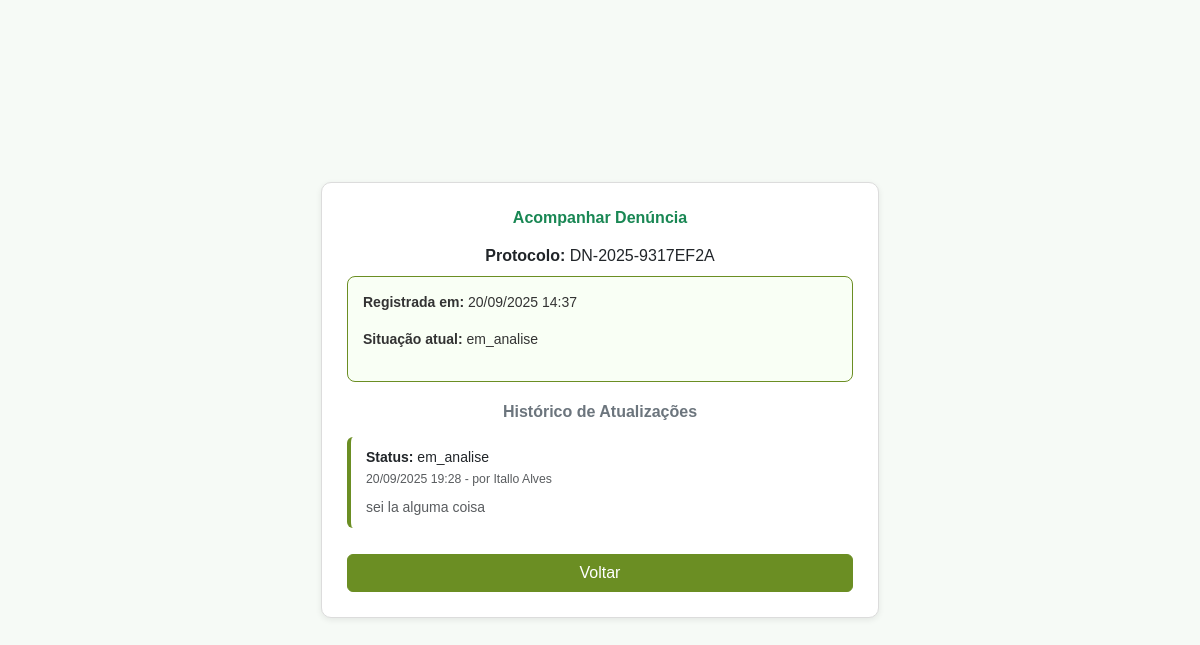
/denuncias/resultado_denuncia.php?protocolo=DN-2025-9317EF2A, run on the app's committed database.
### tables this page shows
CREATE TABLE `denuncias` (
  `id_denuncia` int NOT NULL AUTO_INCREMENT,
  `id_empresa` int NOT NULL,
  `id_filial` int DEFAULT NULL,
  `atos_ilicitos` varchar(40) DEFAULT NULL,
  `conduta` varchar(120) DEFAULT NULL,
  `descumprimento_normas` varchar(30) DEFAULT NULL,
  `tipo_denuncia` varchar(60) DEFAULT NULL,
  `sigilo_informacoes` varchar(60) DEFAULT NULL,
  `onde_ocorreu` text,
  `quando_ocorreu` text,
  `quem_cometeu` text,
  `continua_ocorrendo` text,
  `testemunhas` text,
  `descreva_ocorrido` text,
  `grau_certeza` varchar(120) DEFAULT NULL,
  `protocolo` varchar(120) DEFAULT NULL,
  `termo` tinyint(1) DEFAULT '0',
  `email_notificacao` varchar(255) DEFAULT NULL,
  `status` enum('pendente','em_analise','concluida') DEFAULT 'pendente',
  `created_at` timestamp NULL DEFAULT CURRENT_TIMESTAMP,
  `updated_at` timestamp NULL DEFAULT CURRENT_TIMESTAMP ON UPDATE CURRENT_TIMESTAMP,
  PRIMARY KEY (`id_denuncia`),
  KEY `fk_denuncia_empresa` (`id_empresa`),
  KEY `fk_denuncia_filial` (`id_filial`),
  CONSTRAINT `fk_denuncia_empresa` FOREIGN KEY (`id_empresa`) REFERENCES `empresas` (`id_empresa`) ON DELETE CASCADE ON UPDATE CASCADE,
  CONSTRAINT `fk_denuncia_filial` FOREIGN KEY (`id_filial`) REFERENCES `filiais` (`id_filial`) ON DELETE SET NULL ON UPDATE CASCADE
);

CREATE TABLE `denuncia_historico` (
  `id_historico` int NOT NULL AUTO_INCREMENT,
  `id_denuncia` int NOT NULL,
  `id_usuario` int NOT NULL,
  `status` varchar(20) NOT NULL,
  `observacao` text,
  `created_at` timestamp NULL DEFAULT CURRENT_TIMESTAMP,
  PRIMARY KEY (`id_historico`),
  KEY `id_denuncia` (`id_denuncia`),
  KEY `id_usuario` (`id_usuario`),
  CONSTRAINT `denuncia_historico_ibfk_1` FOREIGN KEY (`id_denuncia`) REFERENCES `denuncias` (`id_denuncia`) ON DELETE CASCADE,
  CONSTRAINT `denuncia_historico_ibfk_2` FOREIGN KEY (`id_usuario`) REFERENCES `usuarios` (`id_usuario`) ON DELETE CASCADE
);

CREATE TABLE `usuarios` (
  `id_usuario` int NOT NULL AUTO_INCREMENT,
  `id_empresa` int NOT NULL,
  `nome` varchar(255) NOT NULL,
  `email` varchar(255) NOT NULL,
  `senha` varchar(255) NOT NULL,
  `perfil` enum('admin','gestor','colaborador') DEFAULT 'colaborador',
  `status` enum('ativo','inativo') DEFAULT 'ativo',
  `created_at` timestamp NULL DEFAULT CURRENT_TIMESTAMP,
  `updated_at` timestamp NULL DEFAULT CURRENT_TIMESTAMP ON UPDATE CURRENT_TIMESTAMP,
  PRIMARY KEY (`id_usuario`),
  UNIQUE KEY `email` (`email`),
  KEY `fk_usuario_empresa` (`id_empresa`),
  CONSTRAINT `fk_usuario_empresa` FOREIGN KEY (`id_empresa`) REFERENCES `empresas` (`id_empresa`) ON DELETE CASCADE ON UPDATE CASCADE
);

### denuncias/resultado_denuncia.php (the view, shortened to what this page needs)
<?php
require_once __DIR__ . '/../config/db.php';
$protocolo = $_GET['protocolo'] ?? null;
$denuncia  = null;
$historicos = [];
if ($protocolo) {
    $stmt = $pdo->prepare("SELECT * FROM denuncias WHERE protocolo = ?");
    $stmt->execute([$protocolo]);
    $denuncia = $stmt->fetch(PDO::FETCH_ASSOC);
    if ($denuncia) {
        $stmtHist = $pdo->prepare("
            SELECT h.*, u.nome AS usuario
            FROM denuncia_historico h
            LEFT JOIN usuarios u ON u.id_usuario = h.id_usuario
            WHERE h.id_denuncia = ?
            ORDER BY h.created_at ASC
        ");
        $stmtHist->execute([$denuncia['id_denuncia']]);
        $historicos = $stmtHist->fetchAll(PDO::FETCH_ASSOC);
    }
}
?>
<!DOCTYPE html>
<html lang="pt-BR">
<head>
  <link href="https://cdn.jsdelivr.net/npm/bootstrap@5.3.0/dist/css/bootstrap.min.css" rel="stylesheet">
</head>
<body>
<div class="container d-flex justify-content-center align-items-center vh-100">
  <div class="col-md-8 col-lg-6">
    <div class="card-custom text-center">
      <h6 class="fw-bold text-success mb-3">Acompanhar Denúncia</h6>
      <?php if ($denuncia): ?>
        <p class="mb-2">
          <strong>Protocolo:</strong>
          <span class="text-dark">
            <?= htmlspecialchars($denuncia['protocolo'], ENT_QUOTES, 'UTF-8') ?>
          </span>
        </p>
        <div class="status-box">
          <p><strong>Registrada em:</strong> <?= date('d/m/Y H:i', strtotime($denuncia['created_at'])); ?></p>
          <p><strong>Situação atual:</strong> <?= htmlspecialchars($denuncia['status'] ?? 'em_analise', ENT_QUOTES, 'UTF-8') ?></p>
        </div>
        <?php if (!empty($historicos)): ?>
          <h6 class="fw-bold text-secondary mb-3">Histórico de Atualizações</h6>
          <?php foreach ($historicos as $h): ?>
            <div class="history-item">
              <strong>Status:</strong> <?= htmlspecialchars($h['status']) ?><br>
              <small class="text-muted">
                <?= date('d/m/Y H:i', strtotime($h['created_at'])) ?>
                <?php if (!empty($h['usuario'])): ?>
                  - por <?= htmlspecialchars($h['usuario']) ?>
                <?php endif; ?>
              </small>
              <?php if (!empty($h['observacao'])): ?>
                <p class="mt-2 mb-0 text-muted"><?= nl2br(htmlspecialchars($h['observacao'])) ?></p>
              <?php endif; ?>
            </div>
          <?php endforeach; ?>
        <?php endif; ?>
      <?php else: ?>
        <div class="alert alert-danger">
          Protocolo não encontrado.
        </div>
      <?php endif; ?>
      <a href="denuncia_passo1.php" class="btn btn-primary-custom text-white mt-3">Voltar</a>
    </div>
  </div>
</div>
</body>
</html>

### denuncias/resultado_denuncia.php (style rules this page uses)
body { background-color: #f6faf6; font-family: Arial, sans-serif; }
.card-custom { border: 1px solid #dcdcdc; border-radius: 10px; padding: 25px; background: #fff; box-shadow: 0 2px 6px rgba(0,0,0,0.08); }
.status-box { border: 1px solid #6b8e23; border-radius: 8px; padding: 15px; font-size: 14px; text-align: left; margin-bottom: 20px; background: #f9fff5; color: #333; }
.history-item { border-left: 4px solid #6b8e23; background: #fff; padding: 10px 15px; margin-bottom: 10px; border-radius: 6px; font-size: 14px; text-align: left; }
.btn-primary-custom { background-color: #6b8e23; border-color: #6b8e23; width: 100%; color: #fff; transition: background-color 0.3s, transform 0.2s; }

### data on the page
denuncias: protocolo "DN-2025-9317EF2A", created_at "20/09/2025 14:37", status "em_analise"
denuncia_historico: status "em_analise", created_at "20/09/2025 19:28", id_usuario.nome "Itallo Alves", observacao "sei la alguma coisa"
